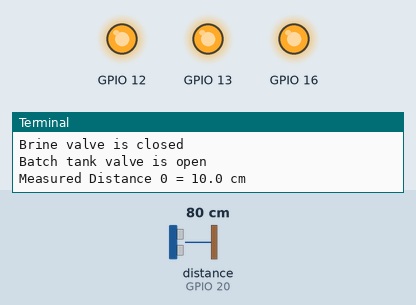
A program run on a simulated Raspberry Pi (BCM pin numbers). Parts: output pins drawn as LEDs (lit = HIGH), the last lines printed to the terminal. The test bench sets the inputs (shaded band); at power-on: distance to the obstacle (sensor on GPIO 20) 80 cm. The echo pulse lasts 58.3 µs per cm; the clock reads 2024-03-15 10:24:30 at power-on unless the program sets it; pins used as bus, display or sensor lines are not drawn.

Above: at 0.1 s.
At 2.9 s:
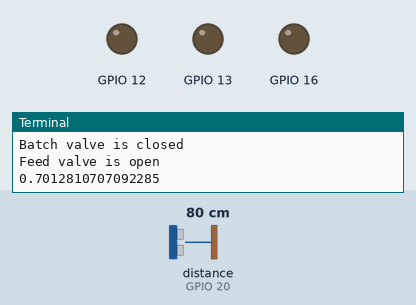
At 12.7 s:
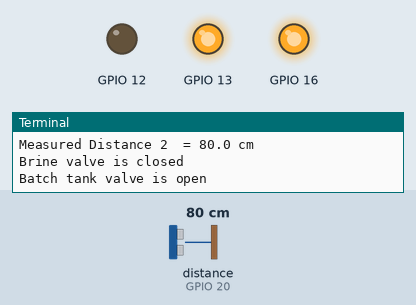
Timing chart, 0 to 14.2 s (numbered marks = the images above):
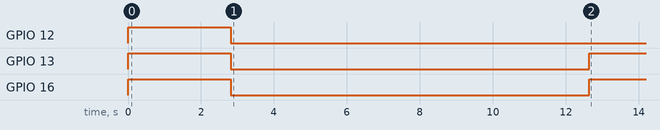

The program:

Batch_RO_7.py
```python
#Libraries
import RPi.GPIO as GPIO
import statistics
import time

#GPIO Mode (BOARD / BCM)
GPIO.setmode(GPIO.BCM)

#set GPIO Pins for Ultrasonic Sensor
GPIO_TRIGGER = 21
GPIO_ECHO = 20

#setup Relay Pins for Feed Valve
GPIO.setup(12,GPIO.OUT)
GPIO.output(12,GPIO.HIGH) # relay is OFF initially

#setup Relay Pins for Brine Valve
GPIO.setup(16,GPIO.OUT)
GPIO.output(16,GPIO.HIGH) # relay is OFF initially

#setup Relay Pins for Batch Valve
GPIO.setup(13,GPIO.OUT)
GPIO.output(13,GPIO.HIGH) # relay is OFF initially

#set GPIO direction (IN / OUT)
GPIO.setup(GPIO_TRIGGER, GPIO.OUT)
GPIO.setup(GPIO_ECHO, GPIO.IN)

distance_list = []
empty_tank_dist = 26  # cm, this is from the top of the tank to the top of the
                     # drainage square
full_tank_dist = 22  # cm, CHANGE LATER
num_average_elements = 1  # average last 5 distance values


# test conductivity values, CHANGE LATER
conductivity_list = [10, 12, 10, 12, 15, 13, 14, 10, 11, 12, 10, 15, 12, 13, 15, 10] # mS/cm
#conductivity_list = [10, 10, 10, 10, 10, 10, 10, 10, 10, 10, 10, 10, 10, 10, 10, 10] # mS/cm
feed_conductivity = 10 # mS/cm
raw_distance_list = [10,10,10,10]
def distance():
    '''
    Ultrasonic Sensor Code to calculate distances and store
    them into a list

    Returns:
        last_num_average: A integer representing the average measured distance from the ultrasonic sensor
    '''
    # set Trigger to HIGH
    GPIO.output(GPIO_TRIGGER, True)

    # set Trigger after 0.01ms to LOW
    time.sleep(0.00001)
    GPIO.output(GPIO_TRIGGER, False)

    StartTime = time.time()
    StopTime = time.time()

    # save StartTime
    while GPIO.input(GPIO_ECHO) == 0:
        StartTime = time.time()

    # save time of arrival
    while GPIO.input(GPIO_ECHO) == 1:
        StopTime = time.time()

    # time difference between start and arrival
    TimeElapsed = StopTime - StartTime
    # multiply with the sonic speed (34300 cm/s)
    # and divide by 2, because there and back
    current_distance = (TimeElapsed * 34300) / 2
  #  print("current distance is ",current_distance)

    raw_distance_list.append(current_distance)

   #last_num_average = sum(distance_list[-num_average_elements:])/len(distance_list[-num_average_elements:])
    # average distance value


    if len(raw_distance_list) >= 5:

        distance_sample = raw_distance_list[-5:] # sample includes last 4 measurements taken
      #  print(f"distance sample is {distance_sample}")
        std_dev_sample = statistics.stdev(distance_sample) # standard deviation of the last 4 digits
      #  print(f"std is {std_dev_sample}")
        mean_sample = statistics.mean(distance_sample)
        if abs(raw_distance_list[-1] - mean_sample) <= std_dev_sample: # if the distance is within the standard deviation of the sample from the mean
           # print("PASS: diff = ",(raw_distance_list[-1] - mean_sample))
            return raw_distance_list[-1]


        else:
            # remove element from the sample return the mean of the remaining 3
            distance_sample.remove(raw_distance_list[-1])
            new_distance = (statistics.mean(raw_distance_list[-5:-2]))
          #  print("FAIL : new distance is ", new_distance)
            return new_distance


def check_tank_empty(last_num_average):
    '''
    Checks whether the batch tank is empty.

    Args:
        last_num_average: A integer representing the average measured distance from the ultrasonic sensor

    Returns:
        tank_is_empty: Either True or False if the batch tank is empty

    '''

    tank_is_empty = False
   # print(f"last_num_average is {last_num_average}")
    if last_num_average >= empty_tank_dist: # if tank is empty

        tank_is_empty = True
        print("tank is empty")

    return tank_is_empty


def check_tank_full(last_num_average):
    '''
    Checks if the batch tank is full.

    Args:
        last_num_average: An integer representing the averaged batch tank distance
                            with number of elements specified by num_average_elements

    Returns:
        tank_is_full: Either True or False if the batch tank is full

    '''
    tank_is_full = False

    if last_num_average <= full_tank_dist: # if tank is full

        print("tank is full")
        tank_is_full = True

    return tank_is_full


def check_salinity(conductivity_list):
    '''
    If conductivity of the feed water is equal to conductivity in the system
    (flushing is done), close the brine valve and open the batch valve.

    Args:
        conductivity_list: A list of measured conductivities

    Returns:
        average_conductivity: An integer representing the averaged conductivity readings
          with number of elements specified by num_average_elements
    '''
    average_conductivity = sum(conductivity_list[-num_average_elements:])/len(conductivity_list[-num_average_elements:])
            # average conductivity value

    if average_conductivity == feed_conductivity:

        GPIO.output(16,GPIO.HIGH) # relay is OFF, so valve is closed
        print("Brine valve is closed")
        GPIO.output(13,GPIO.HIGH) # relay is OFF, so valve is open
        print("Batch tank valve is open")
        return average_conductivity


if __name__ == '__main__':
    try:
        while True:
            average_distance = distance()
            tank_is_empty = check_tank_empty(average_distance)

            tank_is_full = check_tank_full(average_distance)
            check_salinity(conductivity_list) # won't work until conductivity sensor is connected
            print ("Measured Distance 0 = %.1f cm" % average_distance)
            time.sleep(0.7)

            elapsed_time = 0
            brine_valve_open = 0

            if tank_is_empty == True:

                start_time = time.time()
                print("tank is empty")

                while elapsed_time < 9 and tank_is_full == False:

                #   Fill the tank and drain the brine for 9 seconds if the tank is empty

                    current_time = time.time()
                    elapsed_time = current_time - start_time
                    print(elapsed_time)
                    time.sleep(0.7)
                  #  average_distance = distance()
                  #  tank_is_empty = check_tank_empty(average_distance)

                 #   tank_is_full = check_tank_full(average_distance)
                  #  check_salinity(conductivity_list) # won't work until conductivity sensor is connected
                   # print ("Measured Distance 1 = %.1f cm" % average_distance)


                    GPIO.output(16,GPIO.LOW) # relay is ON, so valve is open
                    print("Brine valve is open")
                    Brine_valve_open = 1

                    GPIO.output(13,GPIO.LOW) # relay is ON, so valve is closed
                    print("Batch valve is closed")
                    GPIO.output(12,GPIO.LOW) # relay is ON, so valve is open
                    print("Feed valve is open")

                else:
                    while elapsed_time >= 9:

                        time.sleep(0.7)
                       # After 9 seconds of draining, close brine valve and resume regular filling


                        average_distance = distance()
                       # tank_is_empty = check_tank_empty(average_distance)

                        tank_is_full = check_tank_full(average_distance)
                       # check_salinity(conductivity_list) # won't work until conductivity sensor is connected

                        print ("Measured Distance 2  = %.1f cm" % average_distance)

                        GPIO.output(16,GPIO.HIGH) # relay is OFF, so valve is closed
                        print("Brine valve is closed")
                        Brine_valve_open = 0

                        GPIO.output(13,GPIO.HIGH) # relay is OFF, so valve is open
                        print("Batch tank valve is open")

                        if tank_is_full == True:
                            break

                if tank_is_full == True:


                    GPIO.output(12,GPIO.HIGH) # relay is OFF, so valve is closed
                    print("Feed valve is closed") # only feed valve turns off until we get conductivity sensor

                    if Brine_valve_open == 1:

                        print("waiting 9 seconds...")
                        time.sleep(9)

                        GPIO.output(16,GPIO.HIGH) # relay is OFF, so valve is closed
                        print("Brine valve is closed")
                        Brine_valve_open = 0

                        GPIO.output(13,GPIO.HIGH) # relay is OFF, so valve is open
                        print("Batch tank valve is open")

                        Brine_valve_open = 0

        # Reset by pressing CTRL + C
    except KeyboardInterrupt:
        print("Measurement stopped by User")

    finally:
        GPIO.cleanup()
```

Measured:
- by itself, GPIO 12: HIGH → LOW at 2.8 s
- by itself, GPIO 13, GPIO 16: HIGH → LOW at 2.8 s, → HIGH 9.8 s later
